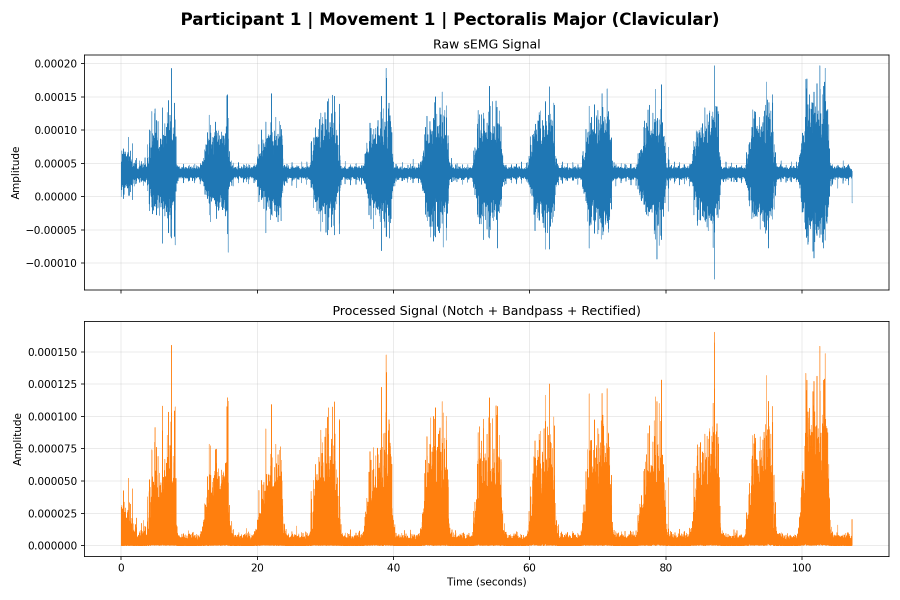
#> input picture signal_plots/p1_m1_channel0.png, 1800 x 1200 px (shown at 1/2 size)
$ python ImageGridGenerator.py
#> lines starting #> are read from the running program, lines starting #| are printed output that depends on the picture
import os
from PIL import Image

def generate_movement_grids(source_dir='./signal_plots', save_dir='./movement_grids', scale_factor=0.5):
    """
    Reads individual channel PNGs from signal_plots and stitches them into a massive grid for each movement.
    This creates an 8x8 grid per movement:
    - Columns = Participants (1 to 8)
    - Rows = Channels (0 to 7)

    Prerequisites:
    - Run SignalAnalysis.py first to generate individual signal_plots/*.png files

    Args:
        source_dir (str): Directory containing individual channel PNG files (output from SignalAnalysis.py)
        save_dir (str): Directory where movement grids will be saved
        scale_factor (float): Scale factor for final image size (0.5 = 50% of original)
    """
#> called with source_dir = './signal_plots', save_dir = './movement_grids', scale_factor = 0.5
    # Ensure the save directory exists
    if not os.path.exists(save_dir):
        os.makedirs(save_dir)

    print(f"Starting grid generation in '{save_dir}'...")

    # Grab one image to determine the cell dimensions
    sample_img_path = os.path.join(source_dir, 'p1_m1_channel0.png')
    if not os.path.exists(sample_img_path):
        print(f"Error: Could not find '{sample_img_path}'. Did you run the plot generator first?")
        return

    with Image.open(sample_img_path) as img:
#> img is the input picture: PIL image 1800x1200 RGBA; mean R, G, B, A 234.8, 231.9, 228.3, 255
        orig_width, orig_height = img.size
#> orig_width = 1800; orig_height = 1200

    # Apply scaling to keep the final file size manageable
    cell_width = int(orig_width * scale_factor)
#> cell_width = 900
    cell_height = int(orig_height * scale_factor)
#> cell_height = 600

    num_participants = 8
    num_channels = 8

    # Calculate the total canvas size for the 8x8 grid
    grid_width = num_participants * cell_width
#> grid_width = 7200
    grid_height = num_channels * cell_height
#> grid_height = 4800

    print(f"Final grid resolution will be {grid_width}x{grid_height} pixels per movement.")
#| Final grid resolution will be 7200x4800 pixels per movement.

    # Generate 1 grid per movement (Movements 1 through 9)
    for m in range(1, 10):
        print(f"Stitching Movement {m}...")

        # Create a blank white canvas
        canvas = Image.new('RGB', (grid_width, grid_height), 'white')
#> canvas: PIL image 7200x4800 RGB; every value is 255

        # Populate the grid
        for c in range(num_channels):          # Rows
            for p in range(1, num_participants + 1):  # Columns

                img_name = f"p{p}_m{m}_channel{c}.png"
                img_path = os.path.join(source_dir, img_name)

                if os.path.exists(img_path):
                    with Image.open(img_path) as cell_img:
                        # Resize the image if a scale factor is applied
                        if scale_factor != 1.0:
                            cell_img = cell_img.resize((cell_width, cell_height), Image.Resampling.LANCZOS)
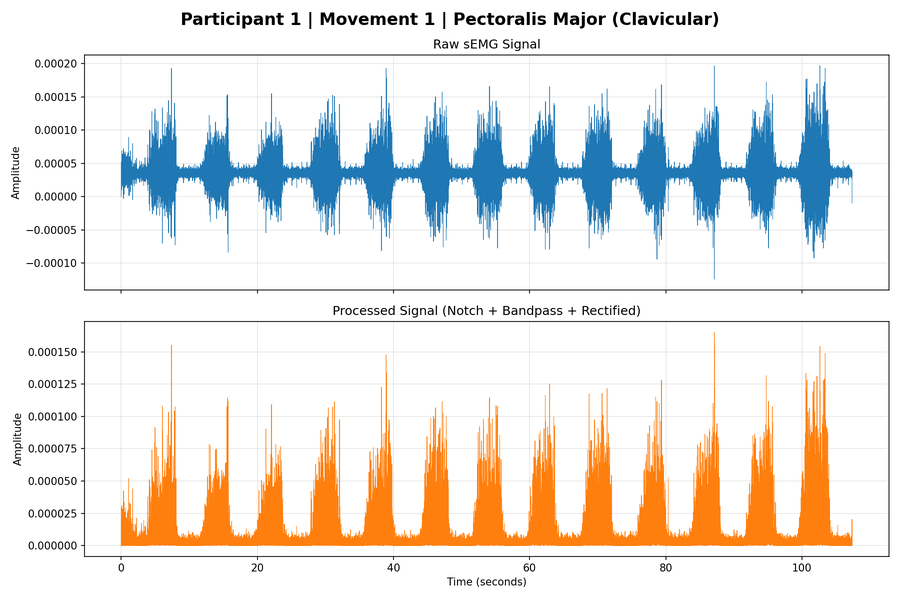
#> cell_img: PIL image 900x600 RGBA; mean R, G, B, A 234.3, 231.4, 227.7, 255

                        # Calculate where to paste this specific image
                        x_offset = (p - 1) * cell_width
#> x_offset = 0
                        y_offset = c * cell_height
#> y_offset = 0

                        # Paste it into the massive canvas
                        canvas.paste(cell_img, (x_offset, y_offset))
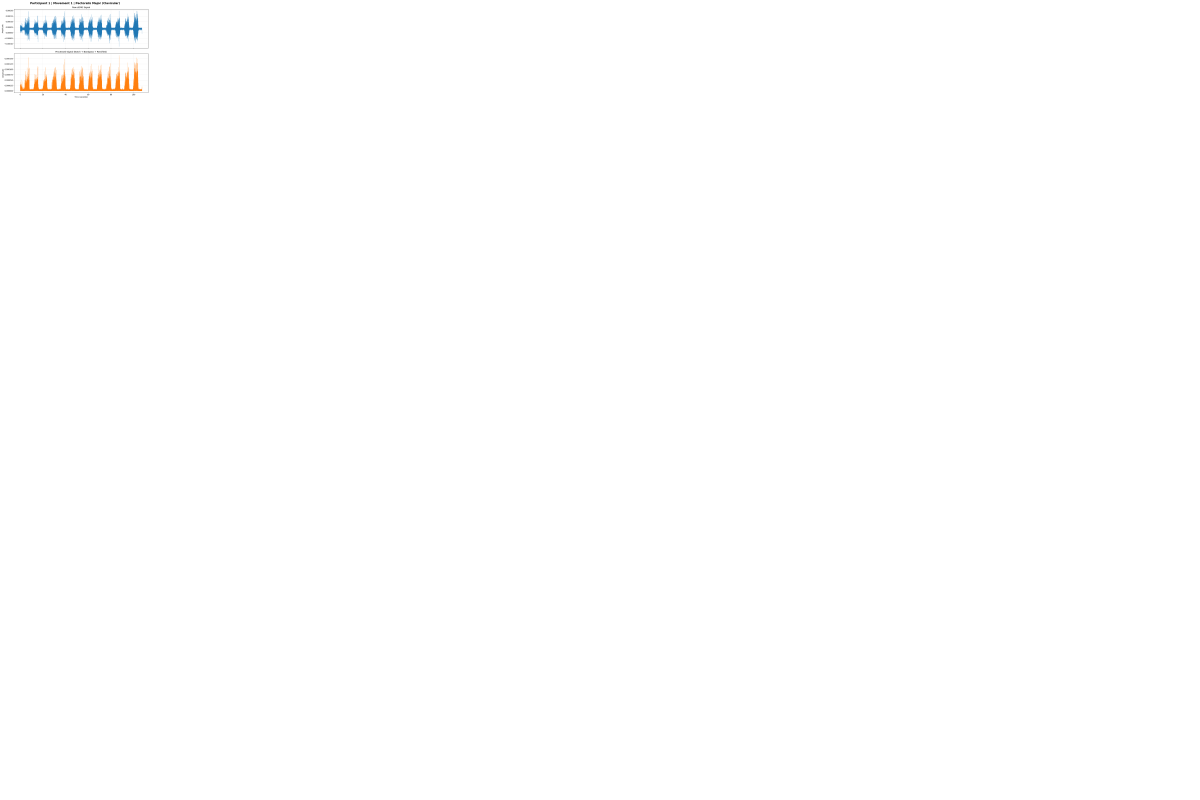
#> canvas: PIL image 7200x4800 RGB (shown at 1/6 size); mean R, G, B 254.7, 254.6, 254.6
                else:
                    print(f"  -> Warning: Missing image {img_name}, leaving a blank space.")

        # Save the completed grid
        save_path = os.path.join(save_dir, f'Movement_{m}_Grid.png')
        canvas.save(save_path)
        print(f"Saved: {save_path}")

    print("All movement grids generated successfully!")

# ====================================================================================
# ============================== EXECUTION ===========================================
# ====================================================================================

if __name__ == "__main__":
    print("=" * 80)
    print("ImageGridGenerator: Creating Movement Grid Visualizations")
    print("=" * 80)
    print("\nWorkflow:")
    print("  1. Run SignalAnalysis.py to generate individual signal_plots/*.png files")
    print("  2. Run this script to stitch them into movement_grids/*.png")
    print("\nStarting grid generation...")
    print("")
    # Note: Make sure to pip install Pillow if you haven't already
    generate_movement_grids(source_dir='./signal_plots', save_dir='./movement_grids', scale_factor=0.5)
